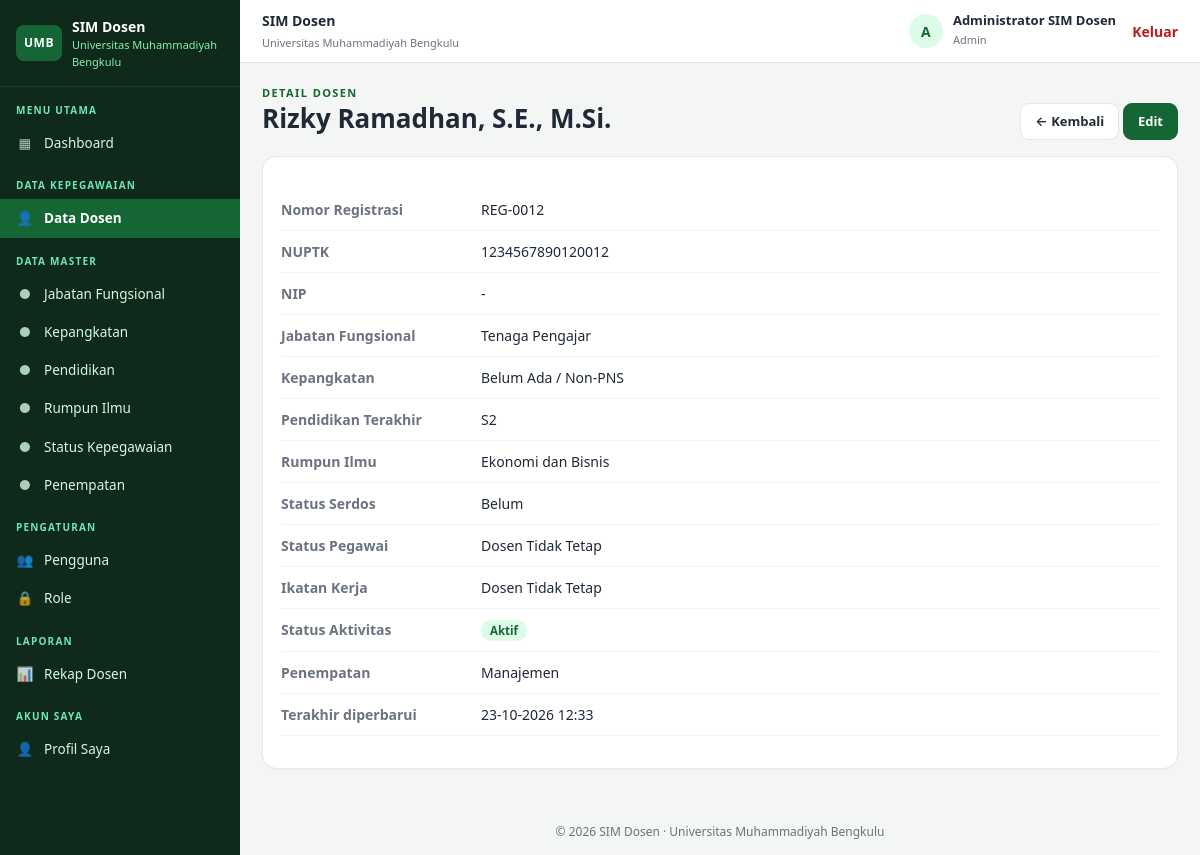
The page /dosen_detail.php?id=12 (signed in) on the database its author committed.
### tables this page shows
CREATE TABLE `dosen` (
  `id_dosen` INT UNSIGNED NOT NULL AUTO_INCREMENT,
  `nomor_registrasi` VARCHAR(30) NOT NULL,
  `nuptk` VARCHAR(20) DEFAULT NULL,
  `nama` VARCHAR(150) NOT NULL,
  `nip` VARCHAR(25) DEFAULT NULL,
  `id_jabatan` INT UNSIGNED DEFAULT NULL,
  `id_pangkat` INT UNSIGNED DEFAULT NULL,
  `id_pendidikan` INT UNSIGNED DEFAULT NULL,
  `id_rumpun` INT UNSIGNED DEFAULT NULL,
  `status_serdos` ENUM('Sudah','Belum') NOT NULL DEFAULT 'Belum',
  `id_status` INT UNSIGNED DEFAULT NULL,
  `ikatan_kerja` ENUM('Dosen Tetap','Dosen Tidak Tetap') NOT NULL DEFAULT 'Dosen Tetap',
  `status_aktivitas` ENUM('Aktif','Cuti','Tugas Belajar','Izin Belajar','Pensiun') NOT NULL DEFAULT 'Aktif',
  `id_penempatan` INT UNSIGNED DEFAULT NULL,
  `created_at` TIMESTAMP NOT NULL DEFAULT CURRENT_TIMESTAMP,
  `updated_at` TIMESTAMP NOT NULL DEFAULT CURRENT_TIMESTAMP ON UPDATE CURRENT_TIMESTAMP,
  PRIMARY KEY (`id_dosen`),
  UNIQUE KEY `uq_nomor_registrasi` (`nomor_registrasi`),
  KEY `idx_nama` (`nama`),
  KEY `fk_dosen_jabatan` (`id_jabatan`),
  KEY `fk_dosen_pangkat` (`id_pangkat`),
  KEY `fk_dosen_pendidikan` (`id_pendidikan`),
  KEY `fk_dosen_rumpun` (`id_rumpun`),
  KEY `fk_dosen_status` (`id_status`),
  KEY `fk_dosen_penempatan` (`id_penempatan`),
  CONSTRAINT `fk_dosen_jabatan` FOREIGN KEY (`id_jabatan`) REFERENCES `jabatan_fungsional` (`id_jabatan`) ON DELETE RESTRICT ON UPDATE CASCADE,
  CONSTRAINT `fk_dosen_pangkat` FOREIGN KEY (`id_pangkat`) REFERENCES `kepangkatan` (`id_pangkat`) ON DELETE RESTRICT ON UPDATE CASCADE,
  CONSTRAINT `fk_dosen_pendidikan` FOREIGN KEY (`id_pendidikan`) REFERENCES `pendidikan` (`id_pendidikan`) ON DELETE RESTRICT ON UPDATE CASCADE,
  CONSTRAINT `fk_dosen_rumpun` FOREIGN KEY (`id_rumpun`) REFERENCES `rumpun_ilmu` (`id_rumpun`) ON DELETE RESTRICT ON UPDATE CASCADE,
  CONSTRAINT `fk_dosen_status` FOREIGN KEY (`id_status`) REFERENCES `status_kepegawaian` (`id_status`) ON DELETE RESTRICT ON UPDATE CASCADE,
  CONSTRAINT `fk_dosen_penempatan` FOREIGN KEY (`id_penempatan`) REFERENCES `penempatan` (`id_penempatan`) ON DELETE RESTRICT ON UPDATE CASCADE
);

CREATE TABLE `jabatan_fungsional` (
  `id_jabatan` INT UNSIGNED NOT NULL AUTO_INCREMENT,
  `nama_jabatan` VARCHAR(80) NOT NULL,
  `aktif` TINYINT(1) NOT NULL DEFAULT 1,
  PRIMARY KEY (`id_jabatan`),
  UNIQUE KEY `uq_nama_jabatan` (`nama_jabatan`)
);

CREATE TABLE `kepangkatan` (
  `id_pangkat` INT UNSIGNED NOT NULL AUTO_INCREMENT,
  `nama_pangkat` VARCHAR(80) NOT NULL,
  `aktif` TINYINT(1) NOT NULL DEFAULT 1,
  PRIMARY KEY (`id_pangkat`),
  UNIQUE KEY `uq_nama_pangkat` (`nama_pangkat`)
);

CREATE TABLE `pendidikan` (
  `id_pendidikan` INT UNSIGNED NOT NULL AUTO_INCREMENT,
  `nama_pendidikan` VARCHAR(60) NOT NULL,
  `aktif` TINYINT(1) NOT NULL DEFAULT 1,
  PRIMARY KEY (`id_pendidikan`),
  UNIQUE KEY `uq_nama_pendidikan` (`nama_pendidikan`)
);

CREATE TABLE `rumpun_ilmu` (
  `id_rumpun` INT UNSIGNED NOT NULL AUTO_INCREMENT,
  `nama_rumpun` VARCHAR(100) NOT NULL,
  `aktif` TINYINT(1) NOT NULL DEFAULT 1,
  PRIMARY KEY (`id_rumpun`),
  UNIQUE KEY `uq_nama_rumpun` (`nama_rumpun`)
);

CREATE TABLE `status_kepegawaian` (
  `id_status` INT UNSIGNED NOT NULL AUTO_INCREMENT,
  `nama_status` VARCHAR(80) NOT NULL,
  `aktif` TINYINT(1) NOT NULL DEFAULT 1,
  PRIMARY KEY (`id_status`),
  UNIQUE KEY `uq_nama_status` (`nama_status`)
);

CREATE TABLE `penempatan` (
  `id_penempatan` INT UNSIGNED NOT NULL AUTO_INCREMENT,
  `nama_penempatan` VARCHAR(120) NOT NULL,
  `aktif` TINYINT(1) NOT NULL DEFAULT 1,
  PRIMARY KEY (`id_penempatan`),
  UNIQUE KEY `uq_nama_penempatan` (`nama_penempatan`)
);

### includes/db.php (called while the page is built, shortened)
<?php
function db()
{
    $opts = array(
        PDO::ATTR_ERRMODE            => PDO::ERRMODE_EXCEPTION,
        PDO::ATTR_DEFAULT_FETCH_MODE => PDO::FETCH_ASSOC,
        PDO::ATTR_EMULATE_PREPARES   => false,
    );
    foreach (explode(',', DB_PORTS) as $port) {
        try {
            $dsn = 'mysql:host=' . DB_HOST . ';port=' . trim($port) . ';dbname=' . DB_NAME . ';charset=utf8mb4';
            $pdo = new PDO($dsn, DB_USER, DB_PASS, $opts);
            return $pdo;
        } catch (PDOException $e) {
            $last = $e->getMessage();
        }
    }
}

### includes/dosen_lib.php (called while the page is built, shortened)
<?php
function dosen_select_base()
{
    return 'SELECT d.*, j.nama_jabatan, k.nama_pangkat, pd.nama_pendidikan, r.nama_rumpun, s.nama_status, pn.nama_penempatan
            FROM dosen d
            LEFT JOIN jabatan_fungsional j ON j.id_jabatan = d.id_jabatan
            LEFT JOIN kepangkatan k ON k.id_pangkat = d.id_pangkat
            LEFT JOIN pendidikan pd ON pd.id_pendidikan = d.id_pendidikan
            LEFT JOIN rumpun_ilmu r ON r.id_rumpun = d.id_rumpun
            LEFT JOIN status_kepegawaian s ON s.id_status = d.id_status
            LEFT JOIN penempatan pn ON pn.id_penempatan = d.id_penempatan';
}
function dosen_find($id)
{
    $st = db()->prepare(dosen_select_base() . ' WHERE d.id_dosen = ?');
    $st->execute(array((int) $id));
    $r = $st->fetch();
    return $r ? $r : null;
}

### includes/auth.php (called while the page is built, shortened)
<?php
function role_perms()
{
    return array(
        'admin' => array('dosen.view', 'dosen.create', 'dosen.edit', 'dosen.delete', 'master.view', 'master.manage',
            'pengguna.manage', 'roles.manage', 'laporan.view', 'profil.self'),
        'operator' => array('dosen.view', 'dosen.create', 'dosen.edit', 'dosen.delete', 'master.view', 'master.manage',
            'laporan.view', 'profil.self'),
        'pimpinan' => array('dosen.view', 'master.view', 'laporan.view', 'profil.self'),
        'dosen' => array('profil.self'),
    );
}
function current_user()
{
    return isset($_SESSION['user']) ? $_SESSION['user'] : null;
}
function can($perm)
{
    $u = current_user();
    $all = role_perms();
    return isset($all[$u['role']]) && in_array($perm, $all[$u['role']], true);
}

### dosen_detail.php (the view, shortened to what this page needs)
<?php
require __DIR__ . '/includes/dosen_lib.php';
$id = (int) get('id');
$d = dosen_find($id);
include __DIR__ . '/includes/header.php';
?>
<div class="page-head"><div><div class="eyebrow">Detail Dosen</div><h1><?= e($d['nama']) ?></h1></div>
  <div class="no-print">
    <?php if (can('dosen.view')): ?><a class="btn" href="dosen.php">&larr; Kembali</a><?php endif; ?>
    <?php if (can('dosen.edit')): ?><a class="btn btn-primary" href="dosen_form.php?id=<?= $id ?>">Edit</a><?php endif; ?>
  </div></div>
<div class="card"><div class="card-body"><dl class="dl">
  <dt>Nomor Registrasi</dt><dd><?= dash($d['nomor_registrasi']) ?></dd>
  <dt>NUPTK</dt><dd><?= dash($d['nuptk']) ?></dd>
  <dt>NIP</dt><dd><?= dash($d['nip']) ?></dd>
  <dt>Jabatan Fungsional</dt><dd><?= dash($d['nama_jabatan']) ?></dd>
  <dt>Kepangkatan</dt><dd><?= dash($d['nama_pangkat']) ?></dd>
  <dt>Pendidikan Terakhir</dt><dd><?= dash($d['nama_pendidikan']) ?></dd>
  <dt>Rumpun Ilmu</dt><dd><?= dash($d['nama_rumpun']) ?></dd>
  <dt>Status Serdos</dt><dd><?= e($d['status_serdos']) ?></dd>
  <dt>Status Pegawai</dt><dd><?= dash($d['nama_status']) ?></dd>
  <dt>Ikatan Kerja</dt><dd><?= e($d['ikatan_kerja']) ?></dd>
  <dt>Status Aktivitas</dt><dd><?= badge_aktivitas($d['status_aktivitas']) ?></dd>
  <dt>Penempatan</dt><dd><?= dash($d['nama_penempatan']) ?></dd>
  <dt>Terakhir diperbarui</dt><dd><?= tgl($d['updated_at']) ?></dd>
</dl></div></div>
<?php include __DIR__ . '/includes/footer.php'; ?>

### includes/helpers.php (shortened to what this page needs)
<?php
function e($v)
{
    return htmlspecialchars((string) $v, ENT_QUOTES, 'UTF-8');
}
function get($key, $default = '')
{
    return isset($_GET[$key]) ? trim((string) $_GET[$key]) : $default;
}
function tgl($s)
{
    return date('d-m-Y H:i', strtotime($s));
}
function badge($text, $kind = 'gray')
{
    return '<span class="badge badge-' . e($kind) . '">' . e($text) . '</span>';
}
function badge_aktivitas($s)
{
    $map = array('Aktif' => 'green', 'Cuti' => 'amber', 'Tugas Belajar' => 'blue', 'Izin Belajar' => 'blue', 'Pensiun' => 'gray');
    return badge($s, isset($map[$s]) ? $map[$s] : 'gray');
}
function dash($v)
{
    return ($v === null || $v === '') ? '-' : e($v);
}

### assets/style.css (style rules this page uses)
:root { --green:#166534;--green-d:#0f2a1a;--green-l:#dcfce7;--bg:#f3f6f4;--card:#fff;--text:#1f2937;--muted:#6b7280;--line:#e5e7eb;--red:#b91c1c;--amber:#b45309;--blue:#1d4ed8 }
* { box-sizing:border-box }
html,body { margin:0 }
body { font-family:system-ui,-apple-system,"Segoe UI",Roboto,Arial,sans-serif;background:var(--bg);color:var(--text);font-size:14px;line-height:1.5 }
a { color:var(--green);text-decoration:none }
h1,h2,h3 { margin:0 0 6px;line-height:1.25 }
.eyebrow { font-size:11px;letter-spacing:1.4px;text-transform:uppercase;color:var(--green);font-weight:700 }
.page-head { display:flex;justify-content:space-between;align-items:flex-end;gap:12px;flex-wrap:wrap;margin-bottom:16px }
.page-head h1 { font-size:26px }
.card { background:var(--card);border:1px solid var(--line);border-radius:14px;box-shadow:0 1px 2px rgba(0,0,0,.03);margin-bottom:18px }
.card-body { padding:18px }
.btn { display:inline-block;border:1px solid var(--line);background:#fff;color:var(--text);padding:8px 14px;border-radius:9px;font-size:13px;font-weight:600;cursor:pointer;font-family:inherit }
.btn-primary { background:var(--green);border-color:var(--green);color:#fff }
.badge { display:inline-block;padding:2px 9px;border-radius:999px;font-size:11.5px;font-weight:600;white-space:nowrap }
.badge-green { background:#dcfce7;color:#166534 }
.dl { display:grid;grid-template-columns:200px 1fr;gap:0 }
.dl dt,.dl dd { padding:10px 0;border-bottom:1px solid #f1f5f9;margin:0 }
.dl dt { color:var(--muted);font-weight:600 }

### rows shown on the page
dosen: nama "Rizky Ramadhan, S.E., M.Si.", nomor_registrasi "REG-0012", nuptk "1234567890120012", nip "-", id_jabatan.nama_jabatan "Tenaga Pengajar", id_pangkat.nama_pangkat "Belum Ada / Non-PNS", id_pendidikan.nama_pendidikan "S2", id_rumpun.nama_rumpun "Ekonomi dan Bisnis", status_serdos "Belum", id_status.nama_status "Dosen Tidak Tetap", ikatan_kerja "Dosen Tidak Tetap", status_aktivitas "Aktif", id_penempatan.nama_penempatan "Manajemen", updated_at "23-10-2026 12:33"

### other values the page prints
APP_NAME "SIM Dosen"
APP_INSTITUSI "Universitas Muhammadiyah Bengkulu"
$icon "▦ 👤 👥 🔒 📊 👤"
$label "Dashboard Data Dosen Pengguna Role Rekap Dosen Profil Saya"
$label "Jabatan Fungsional"
$label "Kepangkatan"
$label "Pendidikan"
$label "Rumpun Ilmu"
$label "Status Kepegawaian"
$label "Penempatan"
substr($u['nama'], 0, 1) "A"
$u['nama'] "Administrator SIM Dosen"
$u['role_nama'] "Admin"
